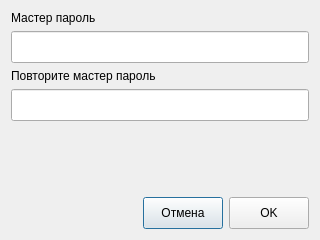
<?xml version="1.0" encoding="UTF-8"?>
<ui version="4.0">
 <class>Dialog</class>
 <widget class="QDialog" name="Dialog">
  <property name="geometry">
   <rect>
    <x>0</x>
    <y>0</y>
    <width>320</width>
    <height>240</height>
   </rect>
  </property>
  <property name="windowTitle">
   <string>Изменение мастер пароля</string>
  </property>
  <layout class="QVBoxLayout" name="verticalLayout">
   <item>
    <widget class="QLabel" name="label_1">
     <property name="text">
      <string>Мастер пароль</string>
     </property>
    </widget>
   </item>
   <item>
    <widget class="QLineEdit" name="editMasterPassword">
     <property name="minimumSize">
      <size>
       <width>0</width>
       <height>32</height>
      </size>
     </property>
     <property name="echoMode">
      <enum>QLineEdit::Password</enum>
     </property>
    </widget>
   </item>
   <item>
    <widget class="QLabel" name="label_2">
     <property name="text">
      <string>Повторите мастер пароль</string>
     </property>
    </widget>
   </item>
   <item>
    <widget class="QLineEdit" name="editConfirmMasterPassword">
     <property name="minimumSize">
      <size>
       <width>0</width>
       <height>32</height>
      </size>
     </property>
     <property name="echoMode">
      <enum>QLineEdit::Password</enum>
     </property>
    </widget>
   </item>
   <item>
    <spacer name="verticalSpacer">
     <property name="orientation">
      <enum>Qt::Vertical</enum>
     </property>
     <property name="sizeHint" stdset="0">
      <size>
       <width>20</width>
       <height>40</height>
      </size>
     </property>
    </spacer>
   </item>
   <item>
    <layout class="QHBoxLayout" name="horizontalLayout">
     <item>
      <spacer name="horizontalSpacer">
       <property name="orientation">
        <enum>Qt::Horizontal</enum>
       </property>
       <property name="sizeHint" stdset="0">
        <size>
         <width>40</width>
         <height>20</height>
        </size>
       </property>
      </spacer>
     </item>
     <item>
      <widget class="QPushButton" name="btnCancel">
       <property name="minimumSize">
        <size>
         <width>0</width>
         <height>32</height>
        </size>
       </property>
       <property name="text">
        <string>Отмена</string>
       </property>
      </widget>
     </item>
     <item>
      <widget class="QPushButton" name="btnOK">
       <property name="minimumSize">
        <size>
         <width>0</width>
         <height>32</height>
        </size>
       </property>
       <property name="text">
        <string>OK</string>
       </property>
      </widget>
     </item>
    </layout>
   </item>
  </layout>
 </widget>
 <resources/>
 <connections/>
</ui>
